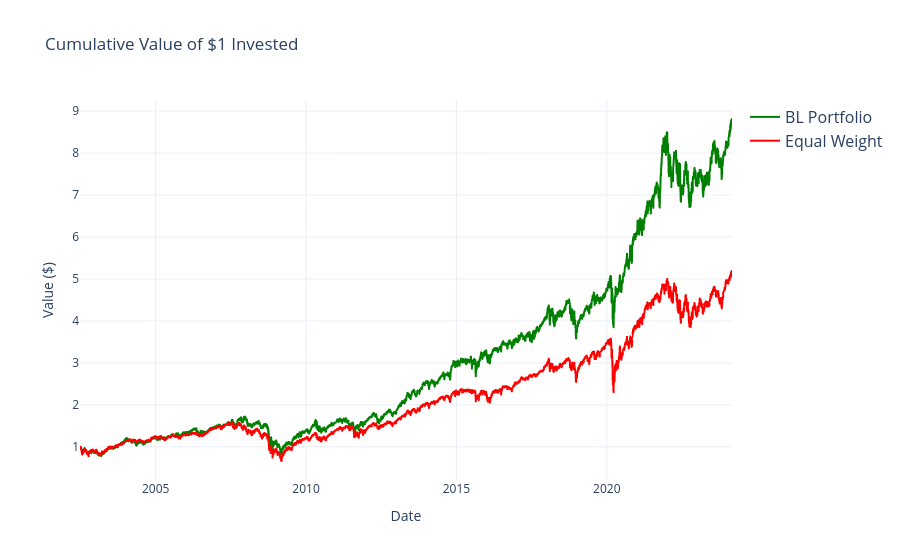

The code cell stored with this chart in its notebook:
### Code cell
final["Date"] = pd.to_datetime(final["Date"])
EW_Bench["Date"] = pd.to_datetime(EW_Bench["Date"])
final_merged = final.merge(EW_Bench[['Date', 'ew']], on='Date', how='left') #merge on the same df

money_norm = final_merged["Money"] / final_merged["Money"].iloc[0]
ew_norm = final_merged["ew"] / final_merged["ew"].dropna().iloc[0]
df_plot = pd.DataFrame({"Date": final_merged["Date"],"BL Portfolio": money_norm,"Equal Weight": ew_norm}).melt(id_vars="Date", var_name="Stratégie", value_name="Value ($)")

fig = px.line(df_plot, x="Date", y="Value ($)", color="Stratégie",color_discrete_map={"Equal Weight": "red", "BL Portfolio": "green"},title="Cumulative Value of $1 Invested",template="plotly_white")

fig.update_layout(hovermode="x unified",legend=dict(title=None,font=dict(size=16)))
fig.show()

### Figure 1 — Plotly figure (JSON) as saved in the notebook; plotly's stock layout.template omitted (floating-point values rounded to 4 significant figures; data arrays with more than 128 entries replaced by an {"elided": "..."} marker saying what was removed)
{"data": [{"hovertemplate": "Stratégie=BL Portfolio<br>Date=%{x}<br>Value ($)=%{y}<extra></extra>", "legendgroup": "BL Portfolio", "line": {"color": "green", "dash": "solid"}, "marker": {"symbol": "circle"}, "mode": "lines", "name": "BL Portfolio", "showlegend": true, "x": {"elided": "5656 str values"}, "xaxis": "x", "y": {"elided": "5656 float values"}, "yaxis": "y", "type": "scattergl"}, {"hovertemplate": "Stratégie=Equal Weight<br>Date=%{x}<br>Value ($)=%{y}<extra></extra>", "legendgroup": "Equal Weight", "line": {"color": "red", "dash": "solid"}, "marker": {"symbol": "circle"}, "mode": "lines", "name": "Equal Weight", "showlegend": true, "x": {"elided": "5656 str values"}, "xaxis": "x", "y": {"elided": "5656 float values"}, "yaxis": "y", "type": "scattergl"}], "layout": {"xaxis": {"anchor": "y", "domain": [0.0, 1.0], "title": {"text": "Date"}}, "yaxis": {"anchor": "x", "domain": [0.0, 1.0], "title": {"text": "Value ($)"}}, "legend": {"title": {}, "tracegroupgap": 0, "font": {"size": 16}}, "title": {"text": "Cumulative Value of $1 Invested"}, "hovermode": "x unified"}}
